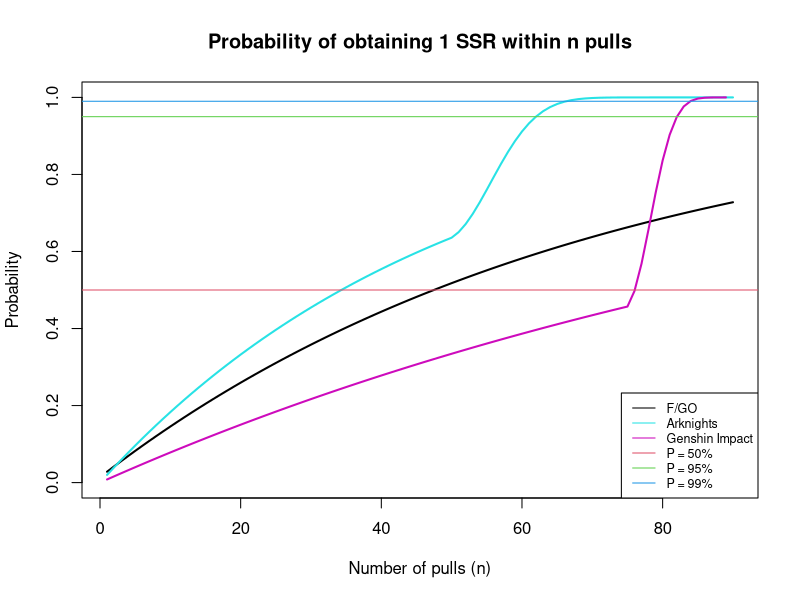

Generate this figure with R:
## ---- chunk 1
knitr::opts_chunk$set(echo = FALSE, warning = FALSE)
## ---- chunk 2
n = seq(1,90)

# F/GO parameters
p.fgo = 0.0142 # calculated rate for a 5* servant (character) in a single pull with bonus
p.geom = pgeom(n, prob = p.fgo)

# Arknights parameters
p.ak = 0.02
incr.ak = 0.02
N.ak = 50    # pulls before pity starts

pi.ak = c(rep(p.ak, N.ak-1), seq(p.ak, to = 1, by = incr.ak))[1:90]
fi.ak = rep(1-p.ak, 90)
for(ind in 2:90){
  fi.ak[ind] = (1-pi.ak[ind])*fi.ak[ind-1]
}

# Genshin parameters
p.gi = 0.00811
incr.gi = 0.0665
N.gi = 75    # pulls before pity starts

pi.gi = c(rep(p.gi, N.gi-1), seq(p.gi, to = 1, by = incr.gi))
fi.gi = rep(1-p.gi, 90)
for(ind in 2:90){
  fi.gi[ind] = (1-pi.gi[ind])*fi.gi[ind-1]
}

# plot
plot(n, p.geom, type = 'l', main = "Probability of obtaining 1 SSR within n pulls", 
     xlab = "Number of pulls (n)", ylab = "Probability", 
     ylim = c(0,1), lwd = 2)
lines(n, 1 - fi.ak, type = 'l', col = 5, lwd = 2)
lines(n, 1 - fi.gi, type = 'l', col = 6, lwd = 2)

abline(h=0.5, col = 2)
abline(h=0.95, col = 3)
abline(h=0.99, col = 4)

# abline(v = 4.896, col = 2, lty = 2)
# abline(v = 21.16, col = 3, lty = 2)
# abline(v = 32.53, col = 4, lty = 2)

legend('bottomright', legend=c('F/GO', 'Arknights','Genshin Impact', 'P = 50%', 'P = 95%', 'P = 99%'),
       col = c(1,5,6, 2, 3, 4), lty = 1, cex = 0.75)
